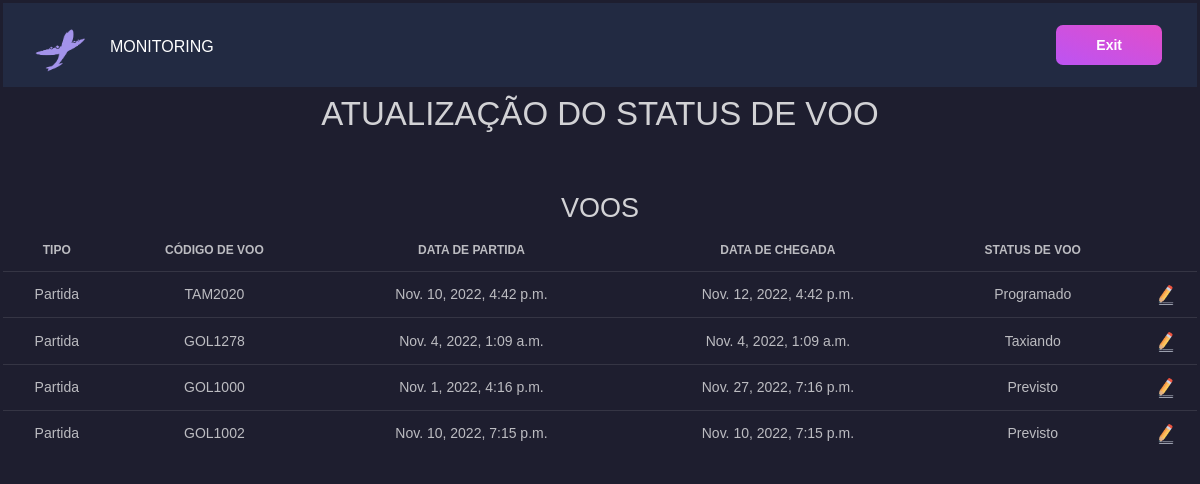
The app's page /update/, older data.
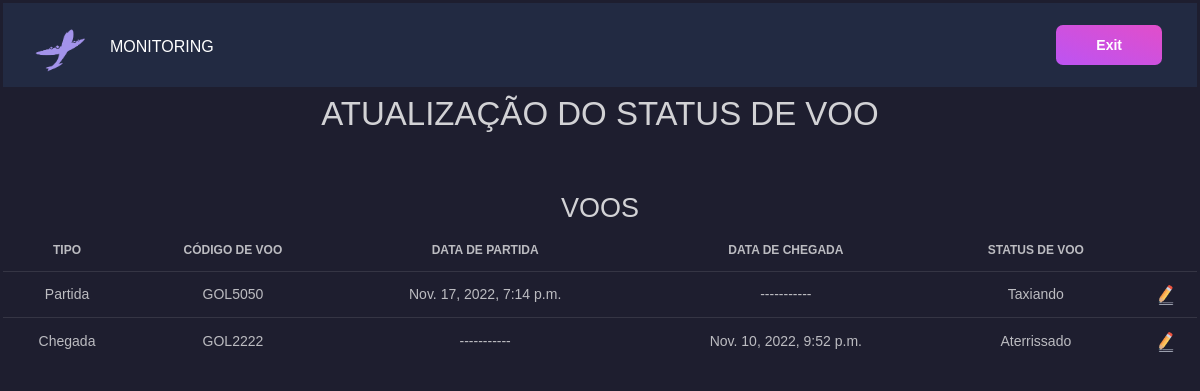
The same page, newer data.
### flight_management/models.py (models this page shows, shortened)
class Flight(models.Model):
    id = models.BigAutoField(primary_key=True)
    fk_flightstatus = models.ForeignKey(FlightStatus, on_delete=models.SET_NULL, blank=True, null=True)
    tx_code = models.CharField(max_length=8)
    dt_est_departure = models.DateTimeField(blank=True, null=True)
    dt_est_arrival = models.DateTimeField(blank=True, null=True)
    nm_origin = models.CharField(max_length=3, choices=AirportCodes.choices)
    nm_destination = models.CharField(max_length=3, choices=AirportCodes.choices)
    class Meta:
        db_table = 'flight'

class FlightStatus(models.Model):
    id = models.BigAutoField(primary_key=True)
    dt_departure = models.DateTimeField(blank=True, null=True)
    dt_arrival = models.DateTimeField(blank=True, null=True)
    nm_status = models.CharField(max_length=13, choices=Status.choices, default=Status.PREVISTO)
    dt_creation = models.DateTimeField(auto_now=True)
    dt_updated = models.DateTimeField(auto_now=True)
    dt_done = models.DateTimeField(blank=True, null=True)
    class Meta:
        db_table = 'flight_status'

### flight_management/views.py (the view)
# urls.py: path('update/', flightmanagementviews.flightupdateview),
def flightupdateview(request):
    all_flights = Flight.objects.all()
    all_status_flights = FlightStatus.objects.all()
    context = {'all_flights' : all_flights, 'all_status_flights' : all_status_flights}
    return render(request, "update.html", context)

### flight_management/template/update.html (shortened to what this page needs)
{% load static %}
<!DOCTYPE html>
<html lang="en">
<head>
    <link rel="stylesheet" href="{% static 'css/black-dashboard.min.css' %}">
</head>
<body>
    <nav class="navbar navbar-expand-lg navbar-dark bg-dark">
        <a class="navbar-brand mr-0 mr-md-2" href="../home" aria-label="Caqui">
            <img src="{% static 'img/caqui.png' %}" width="50 px">
        </a>
        <a class="navbar-brand" href="../home">Monitoring</a>
        <div class="collapse navbar-collapse" id="navbarSupportedContent">
            <a href="/" class="btn btn-primary d-none d-lg-inline-block mb-3 mb-md-0 ml-md-3">Exit</a>
      </div>
    </nav>
    <h1> ATUALIZAÇÃO DO STATUS DE VOO </h1>
    <div class="row">
        <div class="col-md-12">
            <h2 class="text-center">VOOS</h2>
            <table class="table">
                <thead>
                    <tr>
                        <th>Tipo</th>
                        <th>Código de Voo</th>
                        <th>Data de Partida</th>
                        <th>Data de chegada</th>
                        <th>Status de Voo</th>
                        <th></th>
                    </tr>
                </thead>
                <tbody>
                        {% for flight in all_flights %}
                            <tr>
                                {% if flight.nm_destination == "GRU" %}
                                    <td>{{"Chegada"}}</td>
                                {% else %}
                                    <td>{{"Partida"}}</td>
                                {% endif %}
                                <td>{{flight.tx_code}}</td>
                                {% if flight.nm_destination == "GRU" %}
                                    <td>{{"-----------"}}</td>
                                {% else %}
                                    <td>{{flight.fk_flightstatus.dt_departure}}</td>
                                {% endif %}
                                {% if flight.nm_origin == "GRU" %}
                                <td>{{"-----------"}}</td>
                                {% else %}
                                    <td>{{flight.fk_flightstatus.dt_arrival}}</td>
                                {% endif %}
                                <td>{{flight.fk_flightstatus.nm_status}}</td>
                                <td>
                                    <a id="{{flight.tx_code}}{{'|'}}{{flight.fk_flightstatus.nm_status}}" class="update-status" href="../update/edit" onclick="passCode(id)"> <img src="{% static 'img/edit.png' %}" height ="20" width="20"/>
                                </td>
                            </tr>
                        {% endfor %}
                </tbody>
            </table>
        </div>
    </div>
</body>
</html>

Row changes from the older to the newer data that the page shows:
removed Flight: value "Partida", tx_code "TAM2020", fk_flightstatus.dt_departure "Nov. 10, 2022, 4:42 p.m.", fk_flightstatus.dt_arrival "Nov. 12, 2022, 4:42 p.m.", fk_flightstatus.nm_status "Programado"
removed Flight: value "Partida", tx_code "GOL1278", fk_flightstatus.dt_departure "Nov. 4, 2022, 1:09 a.m.", fk_flightstatus.dt_arrival "Nov. 4, 2022, 1:09 a.m.", fk_flightstatus.nm_status "Taxiando"
removed Flight: value "Partida", tx_code "GOL1000", fk_flightstatus.dt_departure "Nov. 1, 2022, 4:16 p.m.", fk_flightstatus.dt_arrival "Nov. 27, 2022, 7:16 p.m.", fk_flightstatus.nm_status "Previsto"
removed Flight: value "Partida", tx_code "GOL1002", fk_flightstatus.dt_departure "Nov. 10, 2022, 7:15 p.m.", fk_flightstatus.dt_arrival "Nov. 10, 2022, 7:15 p.m.", fk_flightstatus.nm_status "Previsto"
added Flight: value "Partida", tx_code "GOL5050", fk_flightstatus.dt_departure "Nov. 17, 2022, 7:14 p.m.", value "-----------", fk_flightstatus.nm_status "Taxiando"
added Flight: value "Chegada", tx_code "GOL2222", value "-----------", fk_flightstatus.dt_arrival "Nov. 10, 2022, 9:52 p.m.", fk_flightstatus.nm_status "Aterrissado"
